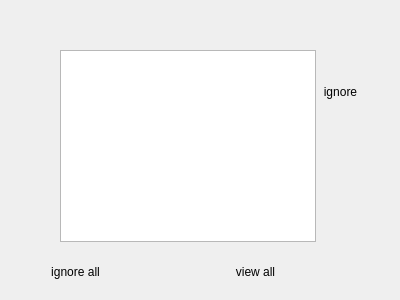
<?xml version="1.0" encoding="UTF-8"?>
<ui version="4.0">
 <class>DialogMessageTip</class>
 <widget class="QDialog" name="DialogMessageTip">
  <property name="geometry">
   <rect>
    <x>0</x>
    <y>0</y>
    <width>400</width>
    <height>300</height>
   </rect>
  </property>
  <property name="windowTitle">
   <string>Dialog</string>
  </property>
  <widget class="QListWidget" name="listWidgetMessage">
   <property name="geometry">
    <rect>
     <x>60</x>
     <y>50</y>
     <width>256</width>
     <height>192</height>
    </rect>
   </property>
  </widget>
  <widget class="QPushButton" name="pushButtonIgnoreAll">
   <property name="geometry">
    <rect>
     <x>30</x>
     <y>260</y>
     <width>91</width>
     <height>23</height>
    </rect>
   </property>
   <property name="text">
    <string>ignore all</string>
   </property>
   <property name="checkable">
    <bool>false</bool>
   </property>
   <property name="autoDefault">
    <bool>false</bool>
   </property>
   <property name="flat">
    <bool>true</bool>
   </property>
  </widget>
  <widget class="QPushButton" name="pushButtonViewAll">
   <property name="geometry">
    <rect>
     <x>210</x>
     <y>260</y>
     <width>91</width>
     <height>23</height>
    </rect>
   </property>
   <property name="text">
    <string>view all</string>
   </property>
   <property name="checkable">
    <bool>false</bool>
   </property>
   <property name="autoDefault">
    <bool>false</bool>
   </property>
   <property name="flat">
    <bool>true</bool>
   </property>
  </widget>
  <widget class="QPushButton" name="pushButtonIgnore">
   <property name="geometry">
    <rect>
     <x>310</x>
     <y>80</y>
     <width>61</width>
     <height>23</height>
    </rect>
   </property>
   <property name="text">
    <string>ignore</string>
   </property>
   <property name="checkable">
    <bool>false</bool>
   </property>
   <property name="autoDefault">
    <bool>false</bool>
   </property>
   <property name="flat">
    <bool>true</bool>
   </property>
  </widget>
 </widget>
 <resources/>
 <connections/>
</ui>
